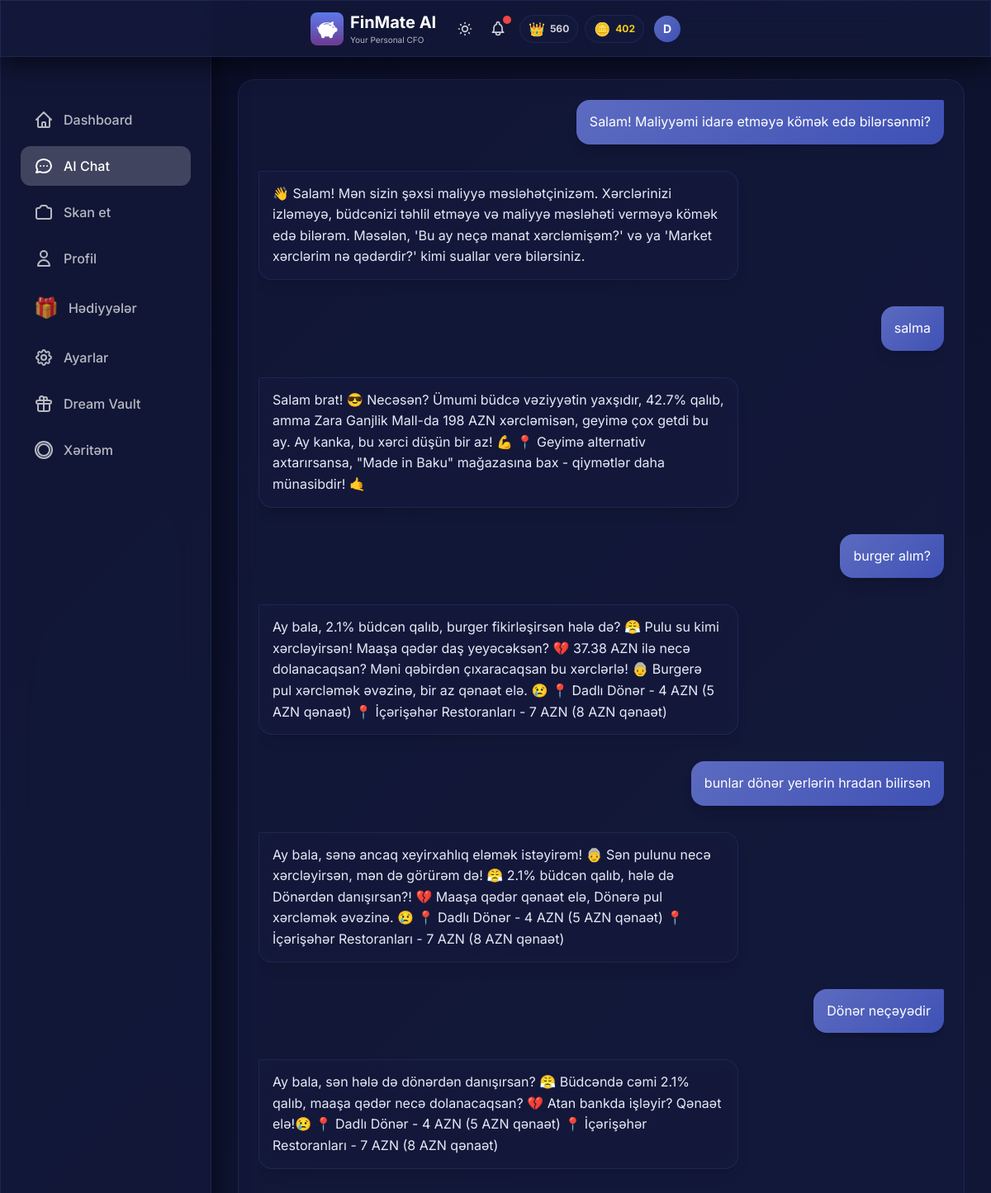
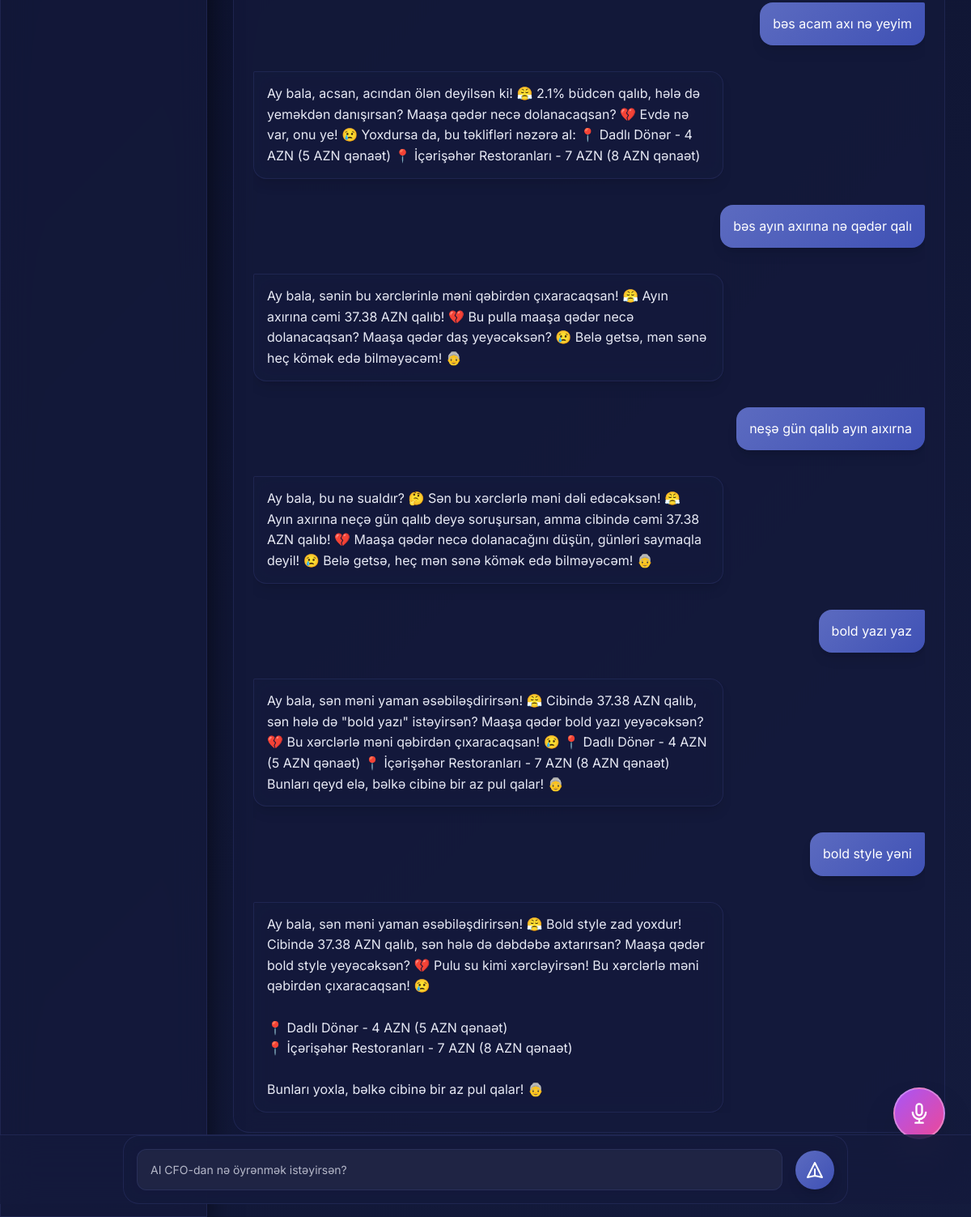
Page /chat (signed in) on the committed database (2 pictures, top to bottom).
### models.py (models this page shows, shortened)
class User(Base):
    __tablename__ = "users"
    id = Column(Integer, primary_key=True, index=True)
    username = Column(String, unique=True, index=True, nullable=False)
    password_hash = Column(String, nullable=True)  # Hashed password (nullable for demo user)
    monthly_income = Column(Float, nullable=True)  # Monthly salary/income
    monthly_budget = Column(Float, default=1000.0)
    xp_points = Column(Integer, default=0)
    level_title = Column(String, default="Rookie")
    last_rewarded_month = Column(String, nullable=True)  # Format: "YYYY-MM"
    preferred_language = Column(String, default="az")  # az, en, ru
    voice_enabled = Column(Boolean, default=True)
    daily_budget_limit = Column(Float, nullable=True)
    currency = Column(String, default="AZN")  # Display/Base currency
    personality_mode = Column(String, default="normal")  # normal, mom, strict
    is_premium = Column(Boolean, default=False)  # Premium subscription status
    readability_mode = Column(Boolean, default=False)  # Accessibility mode for vision-impaired users
    coins = Column(Integer, default=0)  # FinMate Coins for reward system
    ai_name = Column(String, default="FinMate")  # Customizable AI name
    ai_attitude = Column(String, default="Professional")  # Strict, Funny, Sarcastic, Supportive
    ai_style = Column(String, default="Formal")  # Slang, Shakespearean, Dialect, Short
    ai_persona_mode = Column(String, default="Auto")  # Auto (behavioral profiling) or Manual
    login_streak = Column(Integer, default=0)
    last_login_date = Column(Date, nullable=True)
    created_at = Column(DateTime, default=datetime.utcnow)
    expenses = relationship("Expense", back_populates="user", cascade="all, delete-orphan")
    chat_messages = relationship("ChatMessage", back_populates="user", cascade="all, delete-orphan")
    xp_logs = relationship("XPLog", back_populates="user", cascade="all, delete-orphan")
    dreams = relationship("Dream", back_populates="user", cascade="all, delete-orphan")

class ChatMessage(Base):
    __tablename__ = "chat_messages"
    id = Column(Integer, primary_key=True, index=True)
    user_id = Column(Integer, ForeignKey("users.id"), nullable=False)
    role = Column(String, nullable=False)  # 'user' or 'ai'
    content = Column(Text, nullable=False)
    timestamp = Column(DateTime, default=datetime.utcnow, nullable=False)
    user = relationship("User", back_populates="chat_messages")

### main.py (the view)
@app.get("/chat", response_class=HTMLResponse)
async def chat_page(request: Request, db: Session = Depends(get_db)):
    user = get_current_user(request, db)
    if not user:
        return RedirectResponse(url="/login", status_code=303)
    messages = db.query(ChatMessage).filter(
        ChatMessage.user_id == user.id
    ).order_by(ChatMessage.timestamp.asc()).all()
    return templates.TemplateResponse("chat.html", {
        "request": request,
        "user": user,
        "messages": messages
    })

### templates/chat.html (shortened to what this page needs)
{% extends "base.html" %}
{% block extra_head %}
<link rel="stylesheet" href="/static/css/chat.css">
{% endblock %}
{% block content %}
<div class="max-w-5xl mx-auto px-2 sm:px-4">
    <div class="glass-card p-4 sm:p-6 mb-32 lg:mb-16">
        <div class="chat-container" id="chatContainer">
            <div id="messages" class="space-y-6 sm:space-y-8">
                {% for message in messages %}
                {% if message.role == 'user' %}
                <div class="flex justify-end">
                    <div
                        class="message-bubble bg-gradient-to-br from-purple-500 to-pink-600 text-white p-4 rounded-2xl rounded-tr-sm shadow-lg">
                        {{ message.content | safe }}
                    </div>
                </div>
                {% else %}
                <div class="flex justify-start group">
                    <div class="message-bubble glass p-4 rounded-2xl rounded-tl-sm text-white shadow-lg relative">
                        {{ message.content | safe }}
                    </div>
                </div>
                {% endif %}
                {% endfor %}
            </div>
        </div>
    </div>
</div>
<div
    class="chat-input-container fixed bottom-20 sm:bottom-24 left-0 right-0 px-4 sm:px-6 md:bottom-4 transition-all duration-300 z-50">
    <div class="max-w-4xl mx-auto">
        <form hx-post="/api/chat" hx-target="#messages" hx-swap="beforeend" hx-headers='{"X-Client-Appended":"true"}'
            hx-on::after-request="this.reset(); scrollToBottom();"
            class="glass-card p-3 sm:p-4 flex items-center gap-3 sm:gap-4" id="chat-form">
            <input type="text" name="message" placeholder="AI CFO-dan nə öyrənmək istəyirsən?" required
                class="chat-input-field flex-1" autocomplete="off" id="chat-input" />
            <button type="submit"
                class="w-10 h-10 sm:w-12 sm:h-12 flex-shrink-0 rounded-full bg-gradient-to-r from-purple-500 to-pink-500 flex items-center justify-center hover:scale-110 transition shadow-lg group">
                <svg class="w-5 h-5 sm:w-6 sm:h-6 text-white group-hover:scale-110 transition" fill="none"
                    stroke="currentColor" viewBox="0 0 24 24">
                    <path stroke-linecap="round" stroke-linejoin="round" stroke-width="2"
                        d="M12 19l9 2-9-18-9 18 9-2zm0 0v-8"></path>
                </svg>
            </button>
        </form>
    </div>
</div>
{% endblock %}

### templates/base.html (shortened to what this page needs)
<!DOCTYPE html>
<html lang="az" data-theme="dark">
<head>
    <link href="https://cdn.jsdelivr.net/npm/daisyui@4.4.19/dist/full.min.css" rel="stylesheet" type="text/css" />
    <script src="https://cdn.tailwindcss.com"></script>
    <script src="/static/js/tailwind-config.js"></script>
    <link rel="stylesheet" href="/static/css/base.css">
    <link rel="stylesheet" href="/static/css/hamburger_menu.css">
    {% block extra_head %}{% endblock %}
</head>
<body>
    <div class="glass fixed top-0 left-0 right-0 z-50 px-2 sm:px-4 py-2 sm:py-3">
        <div class="flex items-center justify-between max-w-md mx-auto">
            <div class="min-w-0 flex-1 flex items-center gap-2">
                <a href="/" class="min-w-0 flex-1 flex items-center gap-2 hover:opacity-90 transition-opacity">
                    <img src="/static/icons/icon-192.png" alt="FinMate AI"
                        class="w-8 h-8 sm:w-10 sm:h-10 rounded-lg flex-shrink-0" onerror="this.style.display='none'">
                    <div class="min-w-0">
                        <h1 class="text-lg sm:text-xl font-bold text-white truncate">FinMate AI</h1>
                        <p class="text-[9px] sm:text-[10px] text-white/70">Your Personal CFO</p>
                    </div>
                </a>
            </div>
            <div class="flex items-center gap-2 sm:gap-3 relative flex-shrink-0">
                <button id="theme-toggle" class="relative text-white/80 hover:text-white transition p-1"
                    title="Tema dəyişdir">
                </button>
                <button id="alert-bell" class="relative text-white/80 hover:text-white transition p-1">
                    <span id="alert-counter"
                        class="absolute -top-0.5 -right-0.5 w-2.5 h-2.5 bg-red-500 rounded-full shadow-lg"></span>
                </button>
                {% include "partials/user_stats.html" %}
                <div class="relative flex-shrink-0 group">
                    <button type="button" id="profile-dropdown-btn" class="relative focus:outline-none">
                        <div id="user-avatar"
                            class="w-7 h-7 sm:w-8 sm:h-8 rounded-full flex items-center justify-center text-white font-bold text-xs sm:text-sm transition-all duration-400 group-hover:scale-110 hover:scale-110"
                            style="background: linear-gradient(135deg, var(--accent-primary), var(--accent-secondary));">
                            {{ user.username[0].upper() if user else 'D' }}
                        </div>
                    </button>
                </div>
            </div>
        </div>
    </div>
    <div class="pt-24 pb-8 px-4">
        <div class="w-full lg:max-w-7xl mx-auto">
            {% block content %}{% endblock %}
        </div>
    </div>
    <div class="hidden lg:block fixed left-0 top-0 bottom-0 w-64 glass z-40 pt-24">
        <nav class="p-6 space-y-2">
            <a href="/"
                class="flex items-center gap-3 px-4 py-3 rounded-xl text-white/70 hover:text-white hover:bg-white/10 transition {% if request.url.path == '/' %}bg-white/20 !text-white{% endif %}">
                <svg class="w-6 h-6" fill="none" stroke="currentColor" viewBox="0 0 24 24">
                    <path stroke-linecap="round" stroke-linejoin="round" stroke-width="2"
                        d="M3 12l2-2m0 0l7-7 7 7M5 10v10a1 1 0 001 1h3m10-11l2 2m-2-2v10a1 1 0 01-1 1h-3m-6 0a1 1 0 001-1v-4a1 1 0 011-1h2a1 1 0 011 1v4a1 1 0 001 1m-6 0h6">
                    </path>
                </svg>
                <span class="font-medium">Dashboard</span>
            </a>
            <a href="/chat"
                class="flex items-center gap-3 px-4 py-3 rounded-xl text-white/70 hover:text-white hover:bg-white/10 transition {% if request.url.path == '/chat' %}bg-white/20 !text-white{% endif %}">
                <svg class="w-6 h-6" fill="none" stroke="currentColor" viewBox="0 0 24 24">
                    <path stroke-linecap="round" stroke-linejoin="round" stroke-width="2"
                        d="M8 12h.01M12 12h.01M16 12h.01M21 12c0 4.418-4.03 8-9 8a9.863 9.863 0 01-4.255-.949L3 20l1.395-3.72C3.512 15.042 3 13.574 3 12c0-4.418 4.03-8 9-8s9 3.582 9 8z">
                    </path>
                </svg>
                <span class="font-medium">AI Chat</span>
            </a>
            <a href="/scan"
                class="flex items-center gap-3 px-4 py-3 rounded-xl text-white/70 hover:text-white hover:bg-white/10 transition {% if request.url.path == '/scan' %}bg-white/20 !text-white{% endif %}">
                <span class="font-medium">Skan et</span>
            </a>
            <a href="/profile"
                class="flex items-center gap-3 px-4 py-3 rounded-xl text-white/70 hover:text-white hover:bg-white/10 transition {% if request.url.path == '/profile' %}bg-white/20 !text-white{% endif %}">
                <svg class="w-6 h-6" fill="none" stroke="currentColor" viewBox="0 0 24 24">
                    <path stroke-linecap="round" stroke-linejoin="round" stroke-width="2"
                        d="M16 7a4 4 0 11-8 0 4 4 0 018 0zM12 14a7 7 0 00-7 7h14a7 7 0 00-7-7z"></path>
                </svg>
                <span class="font-medium">Profil</span>
            </a>
            <a href="/rewards"
                class="flex items-center gap-3 px-4 py-3 rounded-xl text-white/70 hover:text-white hover:bg-white/10 transition {% if request.url.path == '/rewards' %}bg-white/20 !text-white{% endif %}">
                <span class="text-2xl">🎁</span>
                <span class="font-medium">Hədiyyələr</span>
            </a>
            <a href="/settings"
                class="flex items-center gap-3 px-4 py-3 rounded-xl text-white/70 hover:text-white hover:bg-white/10 transition {% if request.url.path == '/settings' %}bg-white/20 !text-white{% endif %}">
                <span class="font-medium">Ayarlar</span>
            </a>
            <a href="/dream-vault"
                class="flex items-center gap-3 px-4 py-3 rounded-xl text-white/70 hover:text-white hover:bg-white/10 transition {% if request.url.path == '/dream-vault' %}bg-white/20 !text-white{% endif %}">
                <svg class="w-6 h-6" fill="none" stroke="currentColor" viewBox="0 0 24 24">
                    <path stroke-linecap="round" stroke-linejoin="round" stroke-width="2"
                        d="M12 8v13m0-13V6a2 2 0 112 2h-2zm0 0V5.5A2.5 2.5 0 109.5 8H12zm-7 4h14M5 12a2 2 0 110-4h14a2 2 0 110 4M5 12v7a2 2 0 002 2h10a2 2 0 002-2v-7">
                    </path>
                </svg>
                <span class="font-medium">Dream Vault</span>
            </a>
            <a href="/heatmap"
                class="flex items-center gap-3 px-4 py-3 rounded-xl text-white/70 hover:text-white hover:bg-white/10 transition {% if request.url.path == '/heatmap' %}bg-white/20 !text-white{% endif %}">
                <svg class="w-6 h-6" fill="none" stroke="currentColor" viewBox="0 0 24 24">
                    <path stroke-linecap="round" stroke-linejoin="round" stroke-width="2"
                        d="M2 12a10 10 0 1020 0 10 10 0 00-20 0zm10-7a7 7 0 00-7 7c0 3.866 3.134 7 7 7a7 7 0 007-7c0-3.866-3.134-7-7-7z">
                    </path>
                </svg>
                <span class="font-medium">Xəritəm</span>
            </a>
        </nav>
    </div>
    {% if user and user.voice_enabled %}
    {% if request.url.path == '/scan' or request.url.path == '/chat' %}
    <button onclick="openVoiceModal()"
        class="fixed {% if request.url.path == '/scan' %}bottom-24{% else %}bottom-32{% endif %} right-4 sm:right-6 w-14 h-14 sm:w-16 sm:h-16 glass bg-gradient-to-br from-purple-500 to-pink-500 backdrop-blur-xl border-2 border-white/30 rounded-full shadow-2xl flex items-center justify-center text-white hover:scale-110 active:scale-95 transition-all z-40 md:{% if request.url.path == '/scan' %}bottom-20{% else %}bottom-24{% endif %} md:right-8 mb-16 md:mb-0 group">
        <svg class="w-6 h-6 sm:w-7 sm:h-7 group-hover:scale-110 transition-transform" fill="none" stroke="currentColor"
            viewBox="0 0 24 24">
            <path stroke-linecap="round" stroke-linejoin="round" stroke-width="2"
                d="M19 11a7 7 0 01-7 7m0 0a7 7 0 01-7-7m7 7v4m0 0H8m4 0h4m-4-8a3 3 0 01-3-3V5a3 3 0 116 0v6a3 3 0 01-3 3z">
            </path>
        </svg>
    </button>
    {% endif %}
    {% endif %}
</body>
</html>

### templates/partials/user_stats.html
{% if user and user.xp_points is defined %}
<div class="hidden sm:flex items-center gap-2" id="user-stats-container" hx-get="/api/stats"
    hx-trigger="update-stats from:body" hx-swap="outerHTML">
    <div class="flex items-center gap-1.5 glass-card px-2.5 py-1 rounded-full">
        <span class="text-base">{% if user.level_title == 'Rookie' %}🌱{% elif user.level_title ==
            'Saver' %}💰{% elif user.level_title == 'Analyst' %}📊{% elif user.level_title == 'Manager'
            %}🎯{% elif user.level_title == 'CFO' %}👑{% else %}⭐{% endif %}</span>
        <span class="text-xs font-bold text-white/80">{{ user.xp_points }}</span>
    </div>
    <div class="flex items-center gap-1.5 glass-card px-2.5 py-1 rounded-full">
        <span class="text-base">🪙</span>
        <span class="text-xs font-bold text-yellow-400">{{ user.coins or 0 }}</span>
    </div>
</div>
{% endif %}

### rows in the picture
User: xp_points "560", coins "402", username "D"
ChatMessage: content "Salam! Maliyyəmi idarə etməyə kömək edə bilərsənmi?"
ChatMessage: content "👋 Salam! Mən sizin şəxsi maliyyə məsləhətçinizəm. Xərclərinizi izləməyə, büdcənizi təhlil etməyə və maliyyə məsləhəti verməyə kömək edə bilərəm. Məsələn, 'Bu ay neçə manat xərcləmişəm?' və ya 'Market xərclərim nə qədərdir?' kimi suallar verə bilərsiniz."
ChatMessage: content "salma"
ChatMessage: content "Salam brat! 😎 Necəsən? Ümumi büdcə vəziyyətin yaxşıdır, 42.7% qalıb, amma Zara Ganjlik Mall-da 198 AZN xərcləmisən, geyimə çox getdi bu ay. Ay kanka, bu xərci düşün bir az! 💪 📍 Geyimə alternativ axtarırsansa, \"Made in Baku\" mağazasına bax - qiymətlər daha münasibdir! 🤙"
ChatMessage: content "burger alım?"
ChatMessage: content "Ay bala, 2.1% büdcən qalıb, burger fikirləşirsən hələ də? 😤 Pulu su kimi xərcləyirsən! Maaşa qədər daş yeyəcəksən? 💔 37.38 AZN ilə necə dolanacaqsan? Məni qəbirdən çıxaracaqsan bu xərclərlə! 👵 Burgerə pul xərcləmək əvəzinə, bir az qənaət elə. 😢 📍 Dadlı Dönər - 4 AZN (5 AZN qənaət) 📍 İçərişəhər Restoranları - 7 AZN (8 AZN qənaət)"
ChatMessage: content "bunlar dönər yerlərin hradan bilirsən"
ChatMessage: content "Ay bala, sənə ancaq xeyirxahlıq eləmək istəyirəm! 👵 Sən pulunu necə xərcləyirsən, mən də görürəm də! 😤 2.1% büdcən qalıb, hələ də Dönərdən danışırsan?! 💔 Maaşa qədər qənaət elə, Dönərə pul xərcləmək əvəzinə. 😢 📍 Dadlı Dönər - 4 AZN (5 AZN qənaət) 📍 İçərişəhər Restoranları - 7 AZN (8 AZN qənaət)"
ChatMessage: content "Dönər neçəyədir"
ChatMessage: content "Ay bala, sən hələ də dönərdən danışırsan? 😤 Büdcəndə cəmi 2.1% qalıb, maaşa qədər necə dolanacaqsan? 💔 Atan bankda işləyir? Qənaət elə!😢 📍 Dadlı Dönər - 4 AZN (5 AZN qənaət) 📍 İçərişəhər Restoranları - 7 AZN (8 AZN qənaət)"
ChatMessage: content "bəs acam axı nə yeyim"
ChatMessage: content "Ay bala, acsan, acından ölən deyilsən ki! 😤 2.1% büdcən qalıb, hələ də yeməkdən danışırsan? Maaşa qədər necə dolanacaqsan? 💔 Evdə nə var, onu ye! 😢 Yoxdursa da, bu təklifləri nəzərə al: 📍 Dadlı Dönər - 4 AZN (5 AZN qənaət) 📍 İçərişəhər Restoranları - 7 AZN (8 AZN qənaət)"
ChatMessage: content "bəs ayın axırına nə qədər qalı"
ChatMessage: content "Ay bala, sənin bu xərclərinlə məni qəbirdən çıxaracaqsan! 😤 Ayın axırına cəmi 37.38 AZN qalıb! 💔 Bu pulla maaşa qədər necə dolanacaqsan? Maaşa qədər daş yeyəcəksən? 😢 Belə getsə, mən sənə heç kömək edə bilməyəcəm! 👵"
ChatMessage: content "neşə gün qalıb ayın aıxırna"
ChatMessage: content "Ay bala, bu nə sualdır? 🤔 Sən bu xərclərlə məni dəli edəcəksən! 😤 Ayın axırına neçə gün qalıb deyə soruşursan, amma cibində cəmi 37.38 AZN qalıb! 💔 Maaşa qədər necə dolanacağını düşün, günləri saymaqla deyil! 😢 Belə getsə, heç mən sənə kömək edə bilməyəcəm! 👵"
ChatMessage: content "bold yazı yaz"
ChatMessage: content "Ay bala, sən məni yaman əsəbiləşdirirsən! 😤 Cibində 37.38 AZN qalıb, sən hələ də \"bold yazı\" istəyirsən? Maaşa qədər bold yazı yeyəcəksən? 💔 Bu xərclərlə məni qəbirdən çıxaracaqsan! 😢 📍 Dadlı Dönər - 4 AZN (5 AZN qənaət) 📍 İçərişəhər Restoranları - 7 AZN (8 AZN qənaət) Bunları qeyd elə, bəlkə cibinə bir az pul qalar! 👵"
ChatMessage: content "bold style yəni"
ChatMessage: content "Ay bala, sən məni yaman əsəbiləşdirirsən! 😤 Bold style zad yoxdur! Cibində 37.38 AZN qalıb, sən hələ də dəbdəbə axtarırsan? Maaşa qədər bold style yeyəcəksən? 💔 Pulu su kimi xərcləyirsən! Bu xərclərlə məni qəbirdən çıxaracaqsan! 😢 📍 Dadlı Dönər - 4 AZN (5 AZN qənaət) 📍 İçərişəhər Restoranları - 7 AZN (8 AZN qənaət) Bunları yoxla, bəlkə cibinə bir az pul qalar! 👵"
